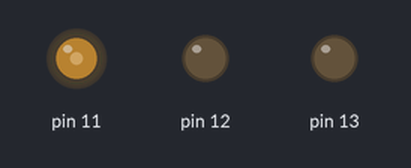
Recording of a sketch running on a simulated Arduino Uno, built with avr-gcc and run on an emulated ATmega328P. On the bench: output pins drawn as LEDs (lit = HIGH).

Above: at 0.05 s.
At 1.75 s:
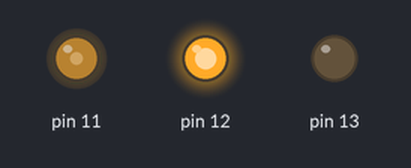
At 2.6 s:
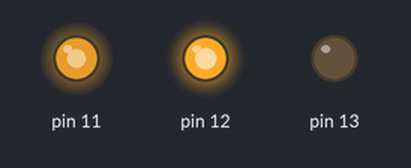
At 3.5 s:
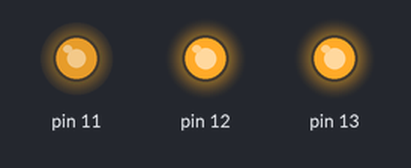
At 5.25 s:
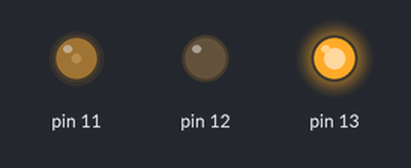
At 7.0 s:
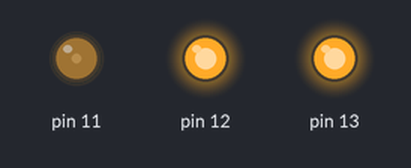
Timing chart, 0 to 9.1 s (numbered marks = the images above):
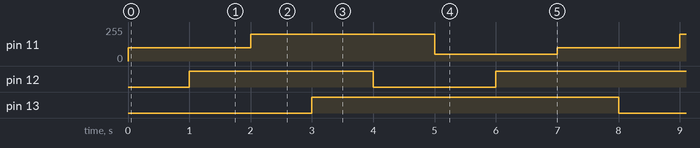

The sketch:

DCmotor_test1.ino
```cpp
void setup() {
  pinMode(12,OUTPUT);
  pinMode(13,OUTPUT);
}

void loop() {
  analogWrite(11,100);  //中速
  delay(1000);
  digitalWrite(12,HIGH);
  digitalWrite(13,LOW);  //前進
  delay(1000);
  analogWrite(11,200);  //高速
  delay(1000);
  digitalWrite(12,HIGH);
  digitalWrite(13,HIGH);  //ブレーキ
  delay(1000);
  digitalWrite(12,LOW);
  digitalWrite(13,HIGH);  //後退
  delay(1000);
  analogWrite(11,50);  //低速
  delay(1000);
  digitalWrite(12,HIGH);
  digitalWrite(13,HIGH);  //ブレーキ
  delay(1000);
}
```

Measured:
- by itself, pin 11: repeats every 7.0 s: 200/255 3.0 s, 50/255 2.0 s, 100/255 2.0 s
- by itself, pin 12: repeats every 7.0 s: LOW 2.0 s, HIGH 5.0 s
- by itself, pin 13: alternates HIGH for 5.0 s and LOW for 2.0 s
